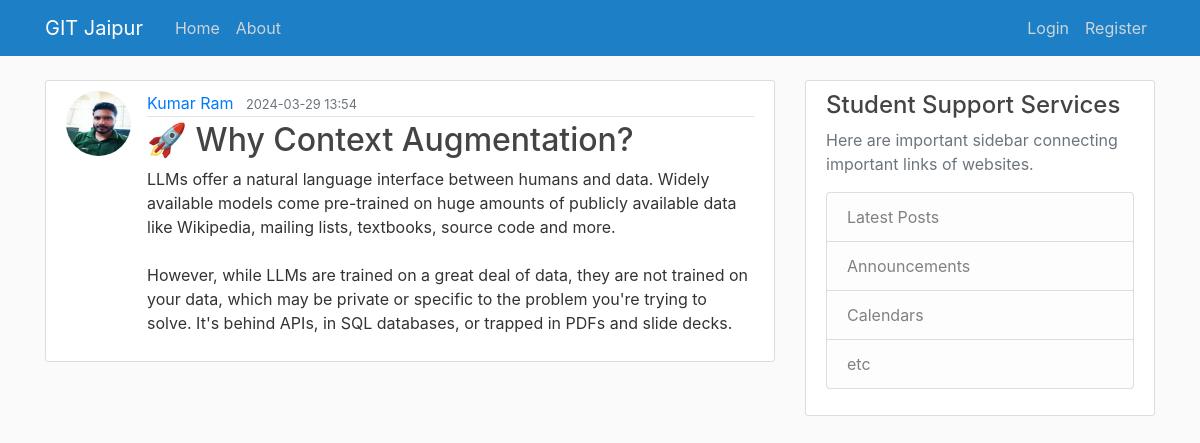
The page /post/14 on the database its author committed.
### flask_app/models.py (models this page shows, shortened)
class User(db.Model, UserMixin):
    id = db.Column(db.Integer, primary_key=True)
    username = db.Column(db.String(20), unique=True, nullable=False)
    email = db.Column(db.String(120), unique=True, nullable=False)
    image_file = db.Column(db.String(20), nullable=False, default='default.jpg')
    password = db.Column(db.String(60), nullable=False)
    msges = db.relationship('Post', backref='sender', lazy=True)

class Post(db.Model):
    id = db.Column(db.Integer, primary_key=True)
    title = db.Column(db.String(100), nullable=False)
    msg_date = db.Column(db.DateTime, nullable=False, default=datetime.now(timezone.utc))
    content = db.Column(db.Text, nullable=False)
    user_id = db.Column(db.Integer, db.ForeignKey('user.id'), nullable=False)

### flask_app/routes.py (the view)
@app.route("/post/<int:post_id>")
def post(post_id):
    post = Post.query.get_or_404(post_id)
    return render_template('post.html', title=post.title, post=post)

### flask_app/templates/post.html (shortened to what this page needs)
{% extends "layout.html" %}
{% block content %}
    <article class="media content-section">
        <img class="rounded-circle article-img" src="{{ url_for('static', filename='profile_pic/'+post.sender.image_file) }}">
        <div class="media-body">
            <div class="article-metadata">
                <a class="mr-2" href="{{ url_for('user_posts', username=post.sender.username) }}">{{ post.sender.username }}</a>
                <small class="text-muted">{{ post.msg_date.strftime('%Y-%m-%d %H:%M') }}</small>
            </div>
            <h2 class="article-title">{{ post.title }}</a></h2>
            <p class="article-content">{{ post.content }}</p>
        </div>
    </article>
{% endblock content %}

### flask_app/static/main.css (style rules this page uses)
body { background: #fafafa; color: #333333; margin-top: 5rem; }
h1, h2, h3, h4, h5, h6 { color: #444444; }
.content-section { background: #ffffff; padding: 10px 20px; border: 1px solid #dddddd; border-radius: 3px; margin-bottom: 20px; }
.article-title { color: #444444; }
.article-content { white-space: pre-line; }
.article-img { height: 65px; width: 65px; margin-right: 16px; }
.article-metadata { padding-bottom: 1px; margin-bottom: 4px; border-bottom: 1px solid #e3e3e3 }

### rows shown on the page
User: image_file (picture), sender.username "Kumar Ram"
Post: msg_date "2024-03-29 13:54", title "🚀 Why Context Augmentation?", content "LLMs offer a natural language interface between humans and data. Widely available models come pre-trained on huge amounts of publicly available data like Wikipedia, mailing lists, textbooks, source code and more. However, while LLMs are trained on a great deal of data, they are not trained on your data, which may be private or specific to the problem you're trying to solve. It's behind APIs, in SQL databases, or trapped in PDFs and slide decks."
